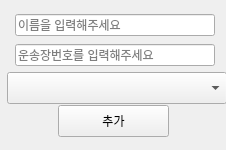
<?xml version="1.0" encoding="UTF-8"?>
<ui version="4.0">
 <class>CreateNewTraceWindow</class>
 <widget class="QWidget" name="CreateNewTraceWindow">
  <property name="geometry">
   <rect>
    <x>0</x>
    <y>0</y>
    <width>226</width>
    <height>150</height>
   </rect>
  </property>
  <property name="sizePolicy">
   <sizepolicy hsizetype="Fixed" vsizetype="Fixed">
    <horstretch>0</horstretch>
    <verstretch>0</verstretch>
   </sizepolicy>
  </property>
  <property name="minimumSize">
   <size>
    <width>226</width>
    <height>150</height>
   </size>
  </property>
  <property name="maximumSize">
   <size>
    <width>226</width>
    <height>150</height>
   </size>
  </property>
  <property name="contextMenuPolicy">
   <enum>Qt::NoContextMenu</enum>
  </property>
  <property name="windowTitle">
   <string>새로운 배송</string>
  </property>
  <widget class="QLineEdit" name="num">
   <property name="geometry">
    <rect>
     <x>15</x>
     <y>44</y>
     <width>200</width>
     <height>22</height>
    </rect>
   </property>
   <property name="sizePolicy">
    <sizepolicy hsizetype="Fixed" vsizetype="Fixed">
     <horstretch>0</horstretch>
     <verstretch>0</verstretch>
    </sizepolicy>
   </property>
   <property name="minimumSize">
    <size>
     <width>200</width>
     <height>22</height>
    </size>
   </property>
   <property name="inputMask">
    <string/>
   </property>
   <property name="text">
    <string/>
   </property>
   <property name="maxLength">
    <number>25</number>
   </property>
   <property name="placeholderText">
    <string>운송장번호를 입력해주세요</string>
   </property>
   <property name="clearButtonEnabled">
    <bool>true</bool>
   </property>
  </widget>
  <widget class="QComboBox" name="company">
   <property name="geometry">
    <rect>
     <x>7</x>
     <y>72</y>
     <width>220</width>
     <height>32</height>
    </rect>
   </property>
   <property name="sizePolicy">
    <sizepolicy hsizetype="Fixed" vsizetype="Fixed">
     <horstretch>0</horstretch>
     <verstretch>0</verstretch>
    </sizepolicy>
   </property>
   <property name="minimumSize">
    <size>
     <width>220</width>
     <height>0</height>
    </size>
   </property>
   <property name="placeholderText">
    <string>택배사를 선택해주세요</string>
   </property>
   <item>
    <property name="text">
     <string>우체국택배</string>
    </property>
    <property name="icon">
     <iconset resource="Resources.qrc">
      <normaloff>:/icons/icon_epost.png</normaloff>:/icons/icon_epost.png</iconset>
    </property>
   </item>
   <item>
    <property name="text">
     <string>CJ 대한통운</string>
    </property>
    <property name="icon">
     <iconset resource="Resources.qrc">
      <normaloff>:/icons/icon_cj.png</normaloff>:/icons/icon_cj.png</iconset>
    </property>
   </item>
   <item>
    <property name="text">
     <string>롯데택배</string>
    </property>
    <property name="icon">
     <iconset resource="Resources.qrc">
      <normaloff>:/icons/icon_lotte.png</normaloff>:/icons/icon_lotte.png</iconset>
    </property>
   </item>
   <item>
    <property name="text">
     <string>로젠택배</string>
    </property>
    <property name="icon">
     <iconset resource="Resources.qrc">
      <normaloff>:/icons/icon_logen.png</normaloff>:/icons/icon_logen.png</iconset>
    </property>
   </item>
   <item>
    <property name="text">
     <string>CU 편의점택배</string>
    </property>
    <property name="icon">
     <iconset resource="Resources.qrc">
      <normaloff>:/icons/icon_cu.png</normaloff>:/icons/icon_cu.png</iconset>
    </property>
   </item>
   <item>
    <property name="text">
     <string>GS 포스트박스</string>
    </property>
    <property name="icon">
     <iconset resource="Resources.qrc">
      <normaloff>:/icons/icon_gs.png</normaloff>:/icons/icon_gs.png</iconset>
    </property>
   </item>
   <item>
    <property name="text">
     <string/>
    </property>
   </item>
   <item>
    <property name="text">
     <string/>
    </property>
   </item>
   <item>
    <property name="text">
     <string/>
    </property>
   </item>
  </widget>
  <widget class="QPushButton" name="Button_AddTrace">
   <property name="geometry">
    <rect>
     <x>58</x>
     <y>105</y>
     <width>111</width>
     <height>32</height>
    </rect>
   </property>
   <property name="sizePolicy">
    <sizepolicy hsizetype="Fixed" vsizetype="Fixed">
     <horstretch>0</horstretch>
     <verstretch>0</verstretch>
    </sizepolicy>
   </property>
   <property name="baseSize">
    <size>
     <width>0</width>
     <height>0</height>
    </size>
   </property>
   <property name="text">
    <string>추가</string>
   </property>
   <property name="autoDefault">
    <bool>false</bool>
   </property>
   <property name="default">
    <bool>false</bool>
   </property>
   <property name="flat">
    <bool>false</bool>
   </property>
  </widget>
  <widget class="QLineEdit" name="name">
   <property name="geometry">
    <rect>
     <x>15</x>
     <y>14</y>
     <width>200</width>
     <height>22</height>
    </rect>
   </property>
   <property name="sizePolicy">
    <sizepolicy hsizetype="Fixed" vsizetype="Fixed">
     <horstretch>0</horstretch>
     <verstretch>0</verstretch>
    </sizepolicy>
   </property>
   <property name="minimumSize">
    <size>
     <width>200</width>
     <height>22</height>
    </size>
   </property>
   <property name="inputMask">
    <string/>
   </property>
   <property name="text">
    <string/>
   </property>
   <property name="maxLength">
    <number>20</number>
   </property>
   <property name="cursorPosition">
    <number>0</number>
   </property>
   <property name="placeholderText">
    <string>이름을 입력해주세요</string>
   </property>
   <property name="clearButtonEnabled">
    <bool>true</bool>
   </property>
  </widget>
 </widget>
 <resources>
  <include location="Resources.qrc"/>
 </resources>
 <connections/>
</ui>
